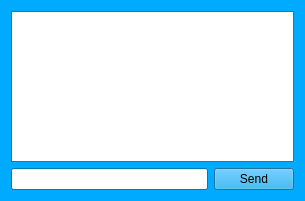
<?xml version="1.0" encoding="UTF-8"?>
<ui version="4.0">
 <class>ChatDialog</class>
 <widget class="QDialog" name="ChatDialog">
  <property name="geometry">
   <rect>
    <x>0</x>
    <y>0</y>
    <width>305</width>
    <height>201</height>
   </rect>
  </property>
  <property name="palette">
   <palette>
    <active>
     <colorrole role="WindowText">
      <brush brushstyle="SolidPattern">
       <color alpha="255">
        <red>0</red>
        <green>0</green>
        <blue>0</blue>
       </color>
      </brush>
     </colorrole>
     <colorrole role="Button">
      <brush brushstyle="SolidPattern">
       <color alpha="255">
        <red>0</red>
        <green>170</green>
        <blue>255</blue>
       </color>
      </brush>
     </colorrole>
     <colorrole role="Light">
      <brush brushstyle="SolidPattern">
       <color alpha="255">
        <red>127</red>
        <green>213</green>
        <blue>255</blue>
       </color>
      </brush>
     </colorrole>
     <colorrole role="Midlight">
      <brush brushstyle="SolidPattern">
       <color alpha="255">
        <red>63</red>
        <green>191</green>
        <blue>255</blue>
       </color>
      </brush>
     </colorrole>
     <colorrole role="Dark">
      <brush brushstyle="SolidPattern">
       <color alpha="255">
        <red>0</red>
        <green>85</green>
        <blue>127</blue>
       </color>
      </brush>
     </colorrole>
     <colorrole role="Mid">
      <brush brushstyle="SolidPattern">
       <color alpha="255">
        <red>0</red>
        <green>113</green>
        <blue>170</blue>
       </color>
      </brush>
     </colorrole>
     <colorrole role="Text">
      <brush brushstyle="SolidPattern">
       <color alpha="255">
        <red>0</red>
        <green>0</green>
        <blue>0</blue>
       </color>
      </brush>
     </colorrole>
     <colorrole role="BrightText">
      <brush brushstyle="SolidPattern">
       <color alpha="255">
        <red>255</red>
        <green>255</green>
        <blue>255</blue>
       </color>
      </brush>
     </colorrole>
     <colorrole role="ButtonText">
      <brush brushstyle="SolidPattern">
       <color alpha="255">
        <red>0</red>
        <green>0</green>
        <blue>0</blue>
       </color>
      </brush>
     </colorrole>
     <colorrole role="Base">
      <brush brushstyle="SolidPattern">
       <color alpha="255">
        <red>255</red>
        <green>255</green>
        <blue>255</blue>
       </color>
      </brush>
     </colorrole>
     <colorrole role="Window">
      <brush brushstyle="SolidPattern">
       <color alpha="255">
        <red>0</red>
        <green>170</green>
        <blue>255</blue>
       </color>
      </brush>
     </colorrole>
     <colorrole role="Shadow">
      <brush brushstyle="SolidPattern">
       <color alpha="255">
        <red>0</red>
        <green>0</green>
        <blue>0</blue>
       </color>
      </brush>
     </colorrole>
     <colorrole role="AlternateBase">
      <brush brushstyle="SolidPattern">
       <color alpha="255">
        <red>127</red>
        <green>212</green>
        <blue>255</blue>
       </color>
      </brush>
     </colorrole>
     <colorrole role="ToolTipBase">
      <brush brushstyle="SolidPattern">
       <color alpha="255">
        <red>255</red>
        <green>255</green>
        <blue>220</blue>
       </color>
      </brush>
     </colorrole>
     <colorrole role="ToolTipText">
      <brush brushstyle="SolidPattern">
       <color alpha="255">
        <red>0</red>
        <green>0</green>
        <blue>0</blue>
       </color>
      </brush>
     </colorrole>
    </active>
    <inactive>
     <colorrole role="WindowText">
      <brush brushstyle="SolidPattern">
       <color alpha="255">
        <red>0</red>
        <green>0</green>
        <blue>0</blue>
       </color>
      </brush>
     </colorrole>
     <colorrole role="Button">
      <brush brushstyle="SolidPattern">
       <color alpha="255">
        <red>0</red>
        <green>170</green>
        <blue>255</blue>
       </color>
      </brush>
     </colorrole>
     <colorrole role="Light">
      <brush brushstyle="SolidPattern">
       <color alpha="255">
        <red>127</red>
        <green>213</green>
        <blue>255</blue>
       </color>
      </brush>
     </colorrole>
     <colorrole role="Midlight">
      <brush brushstyle="SolidPattern">
       <color alpha="255">
        <red>63</red>
        <green>191</green>
        <blue>255</blue>
       </color>
      </brush>
     </colorrole>
     <colorrole role="Dark">
      <brush brushstyle="SolidPattern">
       <color alpha="255">
        <red>0</red>
        <green>85</green>
        <blue>127</blue>
       </color>
      </brush>
     </colorrole>
     <colorrole role="Mid">
      <brush brushstyle="SolidPattern">
       <color alpha="255">
        <red>0</red>
        <green>113</green>
        <blue>170</blue>
       </color>
      </brush>
     </colorrole>
     <colorrole role="Text">
      <brush brushstyle="SolidPattern">
       <color alpha="255">
        <red>0</red>
        <green>0</green>
        <blue>0</blue>
       </color>
      </brush>
     </colorrole>
     <colorrole role="BrightText">
      <brush brushstyle="SolidPattern">
       <color alpha="255">
        <red>255</red>
        <green>255</green>
        <blue>255</blue>
       </color>
      </brush>
     </colorrole>
     <colorrole role="ButtonText">
      <brush brushstyle="SolidPattern">
       <color alpha="255">
        <red>0</red>
        <green>0</green>
        <blue>0</blue>
       </color>
      </brush>
     </colorrole>
     <colorrole role="Base">
      <brush brushstyle="SolidPattern">
       <color alpha="255">
        <red>255</red>
        <green>255</green>
        <blue>255</blue>
       </color>
      </brush>
     </colorrole>
     <colorrole role="Window">
      <brush brushstyle="SolidPattern">
       <color alpha="255">
        <red>0</red>
        <green>170</green>
        <blue>255</blue>
       </color>
      </brush>
     </colorrole>
     <colorrole role="Shadow">
      <brush brushstyle="SolidPattern">
       <color alpha="255">
        <red>0</red>
        <green>0</green>
        <blue>0</blue>
       </color>
      </brush>
     </colorrole>
     <colorrole role="AlternateBase">
      <brush brushstyle="SolidPattern">
       <color alpha="255">
        <red>127</red>
        <green>212</green>
        <blue>255</blue>
       </color>
      </brush>
     </colorrole>
     <colorrole role="ToolTipBase">
      <brush brushstyle="SolidPattern">
       <color alpha="255">
        <red>255</red>
        <green>255</green>
        <blue>220</blue>
       </color>
      </brush>
     </colorrole>
     <colorrole role="ToolTipText">
      <brush brushstyle="SolidPattern">
       <color alpha="255">
        <red>0</red>
        <green>0</green>
        <blue>0</blue>
       </color>
      </brush>
     </colorrole>
    </inactive>
    <disabled>
     <colorrole role="WindowText">
      <brush brushstyle="SolidPattern">
       <color alpha="255">
        <red>0</red>
        <green>85</green>
        <blue>127</blue>
       </color>
      </brush>
     </colorrole>
     <colorrole role="Button">
      <brush brushstyle="SolidPattern">
       <color alpha="255">
        <red>0</red>
        <green>170</green>
        <blue>255</blue>
       </color>
      </brush>
     </colorrole>
     <colorrole role="Light">
      <brush brushstyle="SolidPattern">
       <color alpha="255">
        <red>127</red>
        <green>213</green>
        <blue>255</blue>
       </color>
      </brush>
     </colorrole>
     <colorrole role="Midlight">
      <brush brushstyle="SolidPattern">
       <color alpha="255">
        <red>63</red>
        <green>191</green>
        <blue>255</blue>
       </color>
      </brush>
     </colorrole>
     <colorrole role="Dark">
      <brush brushstyle="SolidPattern">
       <color alpha="255">
        <red>0</red>
        <green>85</green>
        <blue>127</blue>
       </color>
      </brush>
     </colorrole>
     <colorrole role="Mid">
      <brush brushstyle="SolidPattern">
       <color alpha="255">
        <red>0</red>
        <green>113</green>
        <blue>170</blue>
       </color>
      </brush>
     </colorrole>
     <colorrole role="Text">
      <brush brushstyle="SolidPattern">
       <color alpha="255">
        <red>0</red>
        <green>85</green>
        <blue>127</blue>
       </color>
      </brush>
     </colorrole>
     <colorrole role="BrightText">
      <brush brushstyle="SolidPattern">
       <color alpha="255">
        <red>255</red>
        <green>255</green>
        <blue>255</blue>
       </color>
      </brush>
     </colorrole>
     <colorrole role="ButtonText">
      <brush brushstyle="SolidPattern">
       <color alpha="255">
        <red>0</red>
        <green>85</green>
        <blue>127</blue>
       </color>
      </brush>
     </colorrole>
     <colorrole role="Base">
      <brush brushstyle="SolidPattern">
       <color alpha="255">
        <red>0</red>
        <green>170</green>
        <blue>255</blue>
       </color>
      </brush>
     </colorrole>
     <colorrole role="Window">
      <brush brushstyle="SolidPattern">
       <color alpha="255">
        <red>0</red>
        <green>170</green>
        <blue>255</blue>
       </color>
      </brush>
     </colorrole>
     <colorrole role="Shadow">
      <brush brushstyle="SolidPattern">
       <color alpha="255">
        <red>0</red>
        <green>0</green>
        <blue>0</blue>
       </color>
      </brush>
     </colorrole>
     <colorrole role="AlternateBase">
      <brush brushstyle="SolidPattern">
       <color alpha="255">
        <red>0</red>
        <green>170</green>
        <blue>255</blue>
       </color>
      </brush>
     </colorrole>
     <colorrole role="ToolTipBase">
      <brush brushstyle="SolidPattern">
       <color alpha="255">
        <red>255</red>
        <green>255</green>
        <blue>220</blue>
       </color>
      </brush>
     </colorrole>
     <colorrole role="ToolTipText">
      <brush brushstyle="SolidPattern">
       <color alpha="255">
        <red>0</red>
        <green>0</green>
        <blue>0</blue>
       </color>
      </brush>
     </colorrole>
    </disabled>
   </palette>
  </property>
  <property name="windowTitle">
   <string>Chatbox</string>
  </property>
  <layout class="QGridLayout" name="gridLayout">
   <item row="1" column="0">
    <widget class="QLineEdit" name="txt_send"/>
   </item>
   <item row="1" column="1">
    <widget class="QPushButton" name="btn_send">
     <property name="text">
      <string>Send</string>
     </property>
    </widget>
   </item>
   <item row="0" column="0" colspan="2">
    <widget class="QTextEdit" name="txt_chat">
     <property name="font">
      <font>
       <weight>75</weight>
       <bold>true</bold>
      </font>
     </property>
    </widget>
   </item>
  </layout>
 </widget>
 <resources/>
 <connections/>
</ui>
